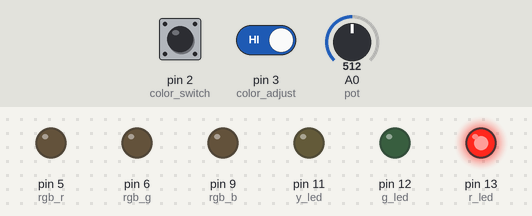
Bench run of a sketch on a simulated Arduino Uno, built with avr-gcc and run on an emulated ATmega328P. Parts: output pins drawn as LEDs (lit = HIGH). Inputs (shaded band) come from the test bench; at power-on: pin 2 (color_switch) HIGH, pin 3 (color_adjust) HIGH, A0 (pot) = 512.

Above: at 1.2 s.
1.3 s: pin 2 (color_switch) pulled LOW for 0.15 s
At 2.0 s:
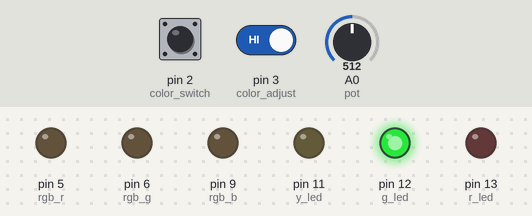
2.9 s: pin 3 (color_adjust) driven LOW
At 3.2 s:
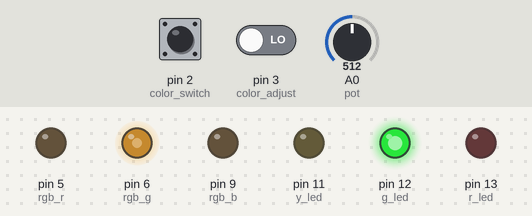
4.4 s: pin 2 (color_switch) pulled LOW for 1 s
At 5.0 s:
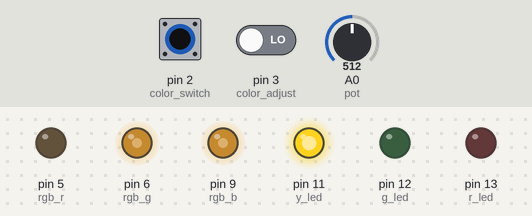
6.9 s: A0 (pot) set to 716
At 7.5 s:
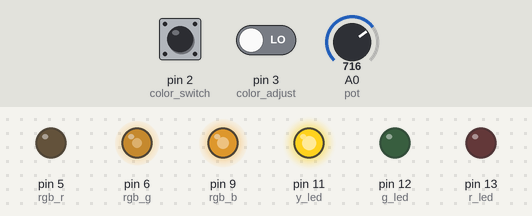
8.4 s: A0 (pot) set to 900
At 9.6 s:
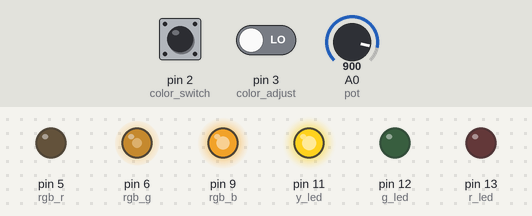
9.9 s: pin 2 (color_switch) pulled LOW for 0.15 s
At 10.4 s:
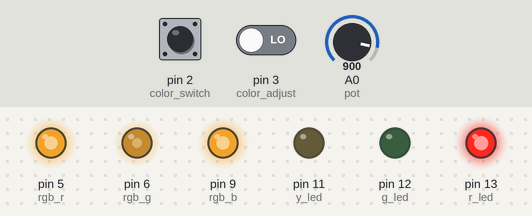
Timing chart, 0 to 12.5 s (numbered marks = the images above; inputs shaded):
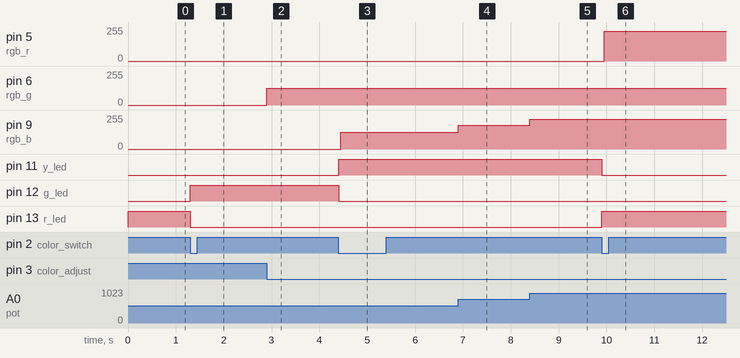

Measured:
- after the input at 1.3 s, pin 12 (g_led): LOW → HIGH at once; pin 13 (r_led): HIGH → LOW at once
- after the input at 2.9 s, pin 6 (rgb_g): 0/255 → 127/255 at once
- after the input at 4.4 s, pin 9 (rgb_b): 0/255 → 127/255 after 0.05 s; pin 11 (y_led): LOW → HIGH at once; pin 12 (g_led): HIGH → LOW at once
- after the input at 6.9 s, pin 9 (rgb_b): 127/255 → 178/255 at once
- after the input at 8.4 s, pin 9 (rgb_b): 178/255 → 224/255 at once
- after the input at 9.9 s, pin 5 (rgb_r): 0/255 → 224/255 after 0.05 s; pin 11 (y_led): HIGH → LOW at once; pin 13 (r_led): LOW → HIGH at once

The sketch:

color_switcher.ino
```cpp
int r_led = 13;
int g_led = 12;
int y_led = 11;

int rgb_r = 5;
int rgb_g = 6;
int rgb_b = 9;

int color_switch = 2;
int color_adjust = 3;
int switch_val = HIGH;
int prev_switch_val = HIGH;
int switch_pressed = false;
int adjust_val = HIGH;

int pot = A0;

int led = r_led;
int rgb = rgb_r;

void setup() {
  // put your setup code here, to run once:
  pinMode(r_led, OUTPUT);
  pinMode(g_led, OUTPUT);
  pinMode(y_led, OUTPUT);

  pinMode(rgb_r, OUTPUT);
  pinMode(rgb_g, OUTPUT);
  pinMode(rgb_b, OUTPUT);

  pinMode(color_switch, INPUT);
  pinMode(color_adjust, INPUT);

  digitalWrite(led, HIGH);

}

void loop() {
  // put your main code here, to run repeatedly:

  switch_val = digitalRead(color_switch);         // read the value of pin 2

  if(switch_val == LOW && prev_switch_val == HIGH) {  // if the button is pressed
    switch_pressed = true;                        // but wasn't pressed last
  }                                                   // check, set the variable
  else {                                              // 'pressed' to true, otherwise
    switch_pressed = false;                       // set it to false
  }

  if(switch_pressed) {
    digitalWrite(led, LOW);                                // if 'pressed' is true
    if(led == r_led) {                              // and led is off,
      led = g_led;
      rgb = rgb_g;                                // turn led on
    }                                                 // if 'pressed is true
    else if(led == g_led) {                   // and led is on,
      led = y_led;
      rgb = rgb_b;                                 // turn led off
    }                                                 // if 'pressed is true
    else if(led == y_led) {                                         // and led is on,
      led = r_led;
      rgb = rgb_r;                                  // turn led off
    }
    digitalWrite(led, HIGH);
  }

  if(switch_val != prev_switch_val) {                 // if the button has been pressed or
    delay(50);                                        // released, give the circuit time
  }                                                   // to settle

  prev_switch_val = switch_val;

  adjust_val = digitalRead(color_adjust);

  if(adjust_val == LOW) {
    int pot_val = analogRead(pot);
    int rgb_val = map(pot_val, 0, 1023, 0, 255);
    analogWrite(rgb, rgb_val);
  }

}
```
